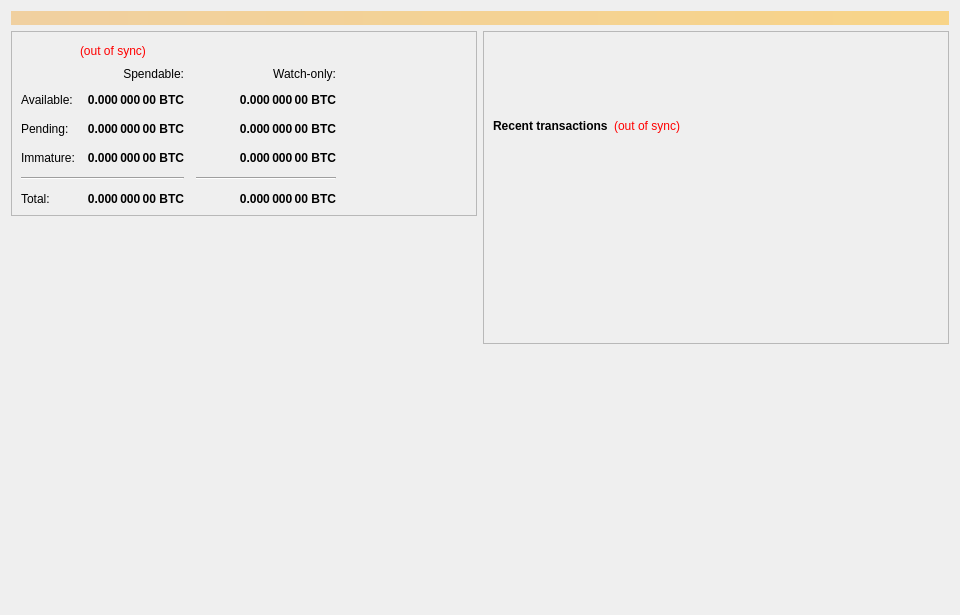
<?xml version="1.0" encoding="UTF-8"?>
<ui version="4.0">
 <class>OverviewPage</class>
 <widget class="QWidget" name="OverviewPage">
  <property name="geometry">
   <rect>
    <x>0</x>
    <y>0</y>
    <width>960</width>
    <height>615</height>
   </rect>
  </property>
  <property name="minimumSize">
   <size>
    <width>960</width>
    <height>0</height>
   </size>
  </property>
  <property name="windowTitle">
   <string>Form</string>
  </property>
  <layout class="QVBoxLayout" name="topLayout">
   <item>
    <widget class="QLabel" name="labelAlerts">
     <property name="visible">
      <bool>false</bool>
     </property>
     <property name="styleSheet">
      <string notr="true">background-color: qlineargradient(x1: 0, y1: 0, x2: 1, y2: 0, stop:0 #F0D0A0, stop:1 #F8D488); color:#000000;</string>
     </property>
     <property name="wordWrap">
      <bool>true</bool>
     </property>
     <property name="margin">
      <number>3</number>
     </property>
    </widget>
   </item>
   <item>
    <layout class="QHBoxLayout" name="horizontalLayout" stretch="1,1">
     <item>
      <layout class="QVBoxLayout" name="verticalLayout_2">
       <item>
        <widget class="QFrame" name="frame">
         <property name="frameShape">
          <enum>QFrame::StyledPanel</enum>
         </property>
         <property name="frameShadow">
          <enum>QFrame::Raised</enum>
         </property>
         <layout class="QVBoxLayout" name="verticalLayout_4">
          <item>
           <layout class="QHBoxLayout" name="horizontalLayout_4">
            <item>
             <widget class="QLabel" name="label_5">
              <property name="enabled">
               <bool>false</bool>
              </property>
              <property name="font">
               <font>
                <weight>75</weight>
                <bold>true</bold>
               </font>
              </property>
              <property name="styleSheet">
               <string notr="true">color: rgba(255, 255, 255, 0);</string>
              </property>
              <property name="text">
               <string>Balances</string>
              </property>
             </widget>
            </item>
            <item>
             <widget class="QLabel" name="labelWalletStatus">
              <property name="cursor">
               <cursorShape>WhatsThisCursor</cursorShape>
              </property>
              <property name="toolTip">
               <string>The displayed information may be out of date. Your wallet automatically synchronizes with the Styleit network after a connection is established, but this process has not completed yet.</string>
              </property>
              <property name="styleSheet">
               <string notr="true">QLabel { color: red; }</string>
              </property>
              <property name="text">
               <string notr="true">(out of sync)</string>
              </property>
              <property name="alignment">
               <set>Qt::AlignLeading|Qt::AlignLeft|Qt::AlignVCenter</set>
              </property>
             </widget>
            </item>
            <item>
             <spacer name="horizontalSpacer_3">
              <property name="orientation">
               <enum>Qt::Horizontal</enum>
              </property>
              <property name="sizeHint" stdset="0">
               <size>
                <width>40</width>
                <height>20</height>
               </size>
              </property>
             </spacer>
            </item>
           </layout>
          </item>
          <item>
           <layout class="QGridLayout" name="gridLayout">
            <property name="spacing">
             <number>12</number>
            </property>
            <item row="2" column="2">
             <widget class="QLabel" name="labelWatchPending">
              <property name="font">
               <font>
                <weight>75</weight>
                <bold>true</bold>
               </font>
              </property>
              <property name="cursor">
               <cursorShape>IBeamCursor</cursorShape>
              </property>
              <property name="toolTip">
               <string>Unconfirmed transactions to watch-only addresses</string>
              </property>
              <property name="text">
               <string notr="true">0.000 000 00 BTC</string>
              </property>
              <property name="alignment">
               <set>Qt::AlignRight|Qt::AlignTrailing|Qt::AlignVCenter</set>
              </property>
              <property name="textInteractionFlags">
               <set>Qt::LinksAccessibleByMouse|Qt::TextSelectableByKeyboard|Qt::TextSelectableByMouse</set>
              </property>
             </widget>
            </item>
            <item row="2" column="1">
             <widget class="QLabel" name="labelUnconfirmed">
              <property name="font">
               <font>
                <weight>75</weight>
                <bold>true</bold>
               </font>
              </property>
              <property name="cursor">
               <cursorShape>IBeamCursor</cursorShape>
              </property>
              <property name="toolTip">
               <string>Total of transactions that have yet to be confirmed, and do not yet count toward the spendable balance</string>
              </property>
              <property name="text">
               <string notr="true">0.000 000 00 BTC</string>
              </property>
              <property name="alignment">
               <set>Qt::AlignRight|Qt::AlignTrailing|Qt::AlignVCenter</set>
              </property>
              <property name="textInteractionFlags">
               <set>Qt::LinksAccessibleByMouse|Qt::TextSelectableByKeyboard|Qt::TextSelectableByMouse</set>
              </property>
             </widget>
            </item>
            <item row="3" column="2">
             <widget class="QLabel" name="labelWatchImmature">
              <property name="font">
               <font>
                <weight>75</weight>
                <bold>true</bold>
               </font>
              </property>
              <property name="cursor">
               <cursorShape>IBeamCursor</cursorShape>
              </property>
              <property name="toolTip">
               <string>Staked or masternode rewards in watch-only addresses that has not yet matured</string>
              </property>
              <property name="text">
               <string notr="true">0.000 000 00 BTC</string>
              </property>
              <property name="alignment">
               <set>Qt::AlignRight|Qt::AlignTrailing|Qt::AlignVCenter</set>
              </property>
              <property name="textInteractionFlags">
               <set>Qt::LinksAccessibleByMouse|Qt::TextSelectableByKeyboard|Qt::TextSelectableByMouse</set>
              </property>
             </widget>
            </item>
            <item row="4" column="0" colspan="2">
             <widget class="Line" name="lineSpendableBalance">
              <property name="orientation">
               <enum>Qt::Horizontal</enum>
              </property>
             </widget>
            </item>
            <item row="4" column="2">
             <widget class="Line" name="lineWatchBalance">
              <property name="sizePolicy">
               <sizepolicy hsizetype="Preferred" vsizetype="Fixed">
                <horstretch>0</horstretch>
                <verstretch>0</verstretch>
               </sizepolicy>
              </property>
              <property name="minimumSize">
               <size>
                <width>140</width>
                <height>0</height>
               </size>
              </property>
              <property name="orientation">
               <enum>Qt::Horizontal</enum>
              </property>
             </widget>
            </item>
            <item row="5" column="0">
             <widget class="QLabel" name="labelTotalText">
              <property name="text">
               <string>Total:</string>
              </property>
             </widget>
            </item>
            <item row="3" column="1">
             <widget class="QLabel" name="labelImmature">
              <property name="font">
               <font>
                <weight>75</weight>
                <bold>true</bold>
               </font>
              </property>
              <property name="cursor">
               <cursorShape>IBeamCursor</cursorShape>
              </property>
              <property name="toolTip">
               <string>Staked or masternode rewards that has not yet matured</string>
              </property>
              <property name="text">
               <string notr="true">0.000 000 00 BTC</string>
              </property>
              <property name="alignment">
               <set>Qt::AlignRight|Qt::AlignTrailing|Qt::AlignVCenter</set>
              </property>
              <property name="textInteractionFlags">
               <set>Qt::LinksAccessibleByMouse|Qt::TextSelectableByKeyboard|Qt::TextSelectableByMouse</set>
              </property>
             </widget>
            </item>
            <item row="2" column="3">
             <spacer name="horizontalSpacer_2">
              <property name="orientation">
               <enum>Qt::Horizontal</enum>
              </property>
              <property name="sizeHint" stdset="0">
               <size>
                <width>40</width>
                <height>20</height>
               </size>
              </property>
             </spacer>
            </item>
            <item row="3" column="0">
             <widget class="QLabel" name="labelImmatureText">
              <property name="text">
               <string>Immature:</string>
              </property>
             </widget>
            </item>
            <item row="5" column="1">
             <widget class="QLabel" name="labelTotal">
              <property name="font">
               <font>
                <weight>75</weight>
                <bold>true</bold>
               </font>
              </property>
              <property name="cursor">
               <cursorShape>IBeamCursor</cursorShape>
              </property>
              <property name="toolTip">
               <string>Your current total balance</string>
              </property>
              <property name="text">
               <string notr="true">0.000 000 00 BTC</string>
              </property>
              <property name="alignment">
               <set>Qt::AlignRight|Qt::AlignTrailing|Qt::AlignVCenter</set>
              </property>
              <property name="textInteractionFlags">
               <set>Qt::LinksAccessibleByMouse|Qt::TextSelectableByKeyboard|Qt::TextSelectableByMouse</set>
              </property>
             </widget>
            </item>
            <item row="5" column="2">
             <widget class="QLabel" name="labelWatchTotal">
              <property name="font">
               <font>
                <weight>75</weight>
                <bold>true</bold>
               </font>
              </property>
              <property name="cursor">
               <cursorShape>IBeamCursor</cursorShape>
              </property>
              <property name="toolTip">
               <string>Current total balance in watch-only addresses</string>
              </property>
              <property name="text">
               <string notr="true">0.000 000 00 BTC</string>
              </property>
              <property name="alignment">
               <set>Qt::AlignRight|Qt::AlignTrailing|Qt::AlignVCenter</set>
              </property>
              <property name="textInteractionFlags">
               <set>Qt::LinksAccessibleByMouse|Qt::TextSelectableByKeyboard|Qt::TextSelectableByMouse</set>
              </property>
             </widget>
            </item>
            <item row="0" column="2">
             <widget class="QLabel" name="labelWatchonly">
              <property name="text">
               <string>Watch-only:</string>
              </property>
              <property name="alignment">
               <set>Qt::AlignRight|Qt::AlignTrailing|Qt::AlignVCenter</set>
              </property>
             </widget>
            </item>
            <item row="1" column="0">
             <widget class="QLabel" name="labelBalanceText">
              <property name="text">
               <string>Available:</string>
              </property>
             </widget>
            </item>
            <item row="1" column="1">
             <widget class="QLabel" name="labelBalance">
              <property name="font">
               <font>
                <weight>75</weight>
                <bold>true</bold>
               </font>
              </property>
              <property name="cursor">
               <cursorShape>IBeamCursor</cursorShape>
              </property>
              <property name="toolTip">
               <string>Your current spendable balance</string>
              </property>
              <property name="text">
               <string notr="true">0.000 000 00 BTC</string>
              </property>
              <property name="alignment">
               <set>Qt::AlignRight|Qt::AlignTrailing|Qt::AlignVCenter</set>
              </property>
              <property name="textInteractionFlags">
               <set>Qt::LinksAccessibleByMouse|Qt::TextSelectableByKeyboard|Qt::TextSelectableByMouse</set>
              </property>
             </widget>
            </item>
            <item row="1" column="2">
             <widget class="QLabel" name="labelWatchAvailable">
              <property name="font">
               <font>
                <weight>75</weight>
                <bold>true</bold>
               </font>
              </property>
              <property name="cursor">
               <cursorShape>IBeamCursor</cursorShape>
              </property>
              <property name="toolTip">
               <string>Your current balance in watch-only addresses</string>
              </property>
              <property name="text">
               <string notr="true">0.000 000 00 BTC</string>
              </property>
              <property name="alignment">
               <set>Qt::AlignRight|Qt::AlignTrailing|Qt::AlignVCenter</set>
              </property>
              <property name="textInteractionFlags">
               <set>Qt::LinksAccessibleByMouse|Qt::TextSelectableByKeyboard|Qt::TextSelectableByMouse</set>
              </property>
             </widget>
            </item>
            <item row="2" column="0">
             <widget class="QLabel" name="labelPendingText">
              <property name="text">
               <string>Pending:</string>
              </property>
             </widget>
            </item>
            <item row="0" column="1">
             <widget class="QLabel" name="labelSpendable">
              <property name="text">
               <string>Spendable:</string>
              </property>
              <property name="alignment">
               <set>Qt::AlignRight|Qt::AlignTrailing|Qt::AlignVCenter</set>
              </property>
             </widget>
            </item>
           </layout>
          </item>
         </layout>
        </widget>
       </item>
       <item>
        <widget class="QFrame" name="frameObfuscation">
         <property name="enabled">
          <bool>false</bool>
         </property>
         <property name="visible">
          <bool>false</bool>
         </property>
         <property name="layoutDirection">
          <enum>Qt::LeftToRight</enum>
         </property>
         <property name="frameShape">
          <enum>QFrame::StyledPanel</enum>
         </property>
         <property name="frameShadow">
          <enum>QFrame::Raised</enum>
         </property>
         <widget class="QWidget" name="formLayoutWidget">
          <property name="geometry">
           <rect>
            <x>10</x>
            <y>40</y>
            <width>451</width>
            <height>161</height>
           </rect>
          </property>
          <layout class="QFormLayout" name="formLayout">
           <property name="fieldGrowthPolicy">
            <enum>QFormLayout::AllNonFixedFieldsGrow</enum>
           </property>
           <property name="horizontalSpacing">
            <number>11</number>
           </property>
           <property name="verticalSpacing">
            <number>12</number>
           </property>
           <item row="0" column="0">
            <widget class="QLabel" name="label_6">
             <property name="text">
              <string>Status:</string>
             </property>
            </widget>
           </item>
           <item row="1" column="0">
            <widget class="QLabel" name="label_7">
             <property name="text">
              <string>Completion:</string>
             </property>
            </widget>
           </item>
           <item row="1" column="1">
            <widget class="QProgressBar" name="obfuscationProgress">
             <property name="maximumSize">
              <size>
               <width>154</width>
               <height>16777215</height>
              </size>
             </property>
             <property name="value">
              <number>0</number>
             </property>
            </widget>
           </item>
           <item row="2" column="0">
            <widget class="QLabel" name="labelAnonymizedText">
             <property name="text">
              <string>Obfuscation Balance:</string>
             </property>
            </widget>
           </item>
           <item row="2" column="1">
            <widget class="QLabel" name="labelAnonymized">
             <property name="font">
              <font>
               <weight>75</weight>
               <bold>true</bold>
              </font>
             </property>
             <property name="text">
              <string notr="true">0 STYL</string>
             </property>
            </widget>
           </item>
           <item row="3" column="0">
            <widget class="QLabel" name="label_8">
             <property name="text">
              <string>Amount and Rounds:</string>
             </property>
            </widget>
           </item>
           <item row="3" column="1">
            <widget class="QLabel" name="labelAmountRounds">
             <property name="text">
              <string>0 STYL / 0 Rounds</string>
             </property>
            </widget>
           </item>
           <item row="4" column="0">
            <widget class="QLabel" name="label_9">
             <property name="text">
              <string>Submitted Denom:</string>
             </property>
            </widget>
           </item>
           <item row="4" column="1">
            <widget class="QLabel" name="labelSubmittedDenom">
             <property name="toolTip">
              <string>The denominations you submitted to the Masternode.&lt;br&gt;To mix, other users must submit the exact same denominations.</string>
             </property>
             <property name="text">
              <string>n/a</string>
             </property>
            </widget>
           </item>
           <item row="0" column="1">
            <widget class="QLabel" name="obfuscationEnabled">
             <property name="text">
              <string>Enabled/Disabled</string>
             </property>
            </widget>
           </item>
          </layout>
         </widget>
         <widget class="QPushButton" name="runAutoDenom">
          <property name="geometry">
           <rect>
            <x>251</x>
            <y>17</y>
            <width>1</width>
            <height>1</height>
           </rect>
          </property>
          <property name="palette">
           <palette>
            <active>
             <colorrole role="WindowText">
              <brush brushstyle="SolidPattern">
               <color alpha="255">
                <red>0</red>
                <green>0</green>
                <blue>0</blue>
               </color>
              </brush>
             </colorrole>
             <colorrole role="Button">
              <brush brushstyle="SolidPattern">
               <color alpha="255">
                <red>239</red>
                <green>238</green>
                <blue>238</blue>
               </color>
              </brush>
             </colorrole>
             <colorrole role="Light">
              <brush brushstyle="SolidPattern">
               <color alpha="255">
                <red>255</red>
                <green>255</green>
                <blue>255</blue>
               </color>
              </brush>
             </colorrole>
             <colorrole role="Midlight">
              <brush brushstyle="SolidPattern">
               <color alpha="255">
                <red>247</red>
                <green>246</green>
                <blue>246</blue>
               </color>
              </brush>
             </colorrole>
             <colorrole role="Dark">
              <brush brushstyle="SolidPattern">
               <color alpha="255">
                <red>119</red>
                <green>119</green>
                <blue>119</blue>
               </color>
              </brush>
             </colorrole>
             <colorrole role="Mid">
              <brush brushstyle="SolidPattern">
               <color alpha="255">
                <red>159</red>
                <green>159</green>
                <blue>159</blue>
               </color>
              </brush>
             </colorrole>
             <colorrole role="Text">
              <brush brushstyle="SolidPattern">
               <color alpha="255">
                <red>0</red>
                <green>0</green>
                <blue>0</blue>
               </color>
              </brush>
             </colorrole>
             <colorrole role="BrightText">
              <brush brushstyle="SolidPattern">
               <color alpha="255">
                <red>255</red>
                <green>255</green>
                <blue>255</blue>
               </color>
              </brush>
             </colorrole>
             <colorrole role="ButtonText">
              <brush brushstyle="SolidPattern">
               <color alpha="255">
                <red>0</red>
                <green>0</green>
                <blue>0</blue>
               </color>
              </brush>
             </colorrole>
             <colorrole role="Base">
              <brush brushstyle="SolidPattern">
               <color alpha="255">
                <red>255</red>
                <green>255</green>
                <blue>255</blue>
               </color>
              </brush>
             </colorrole>
             <colorrole role="Window">
              <brush brushstyle="SolidPattern">
               <color alpha="255">
                <red>239</red>
                <green>238</green>
                <blue>238</blue>
               </color>
              </brush>
             </colorrole>
             <colorrole role="Shadow">
              <brush brushstyle="SolidPattern">
               <color alpha="255">
                <red>0</red>
                <green>0</green>
                <blue>0</blue>
               </color>
              </brush>
             </colorrole>
             <colorrole role="AlternateBase">
              <brush brushstyle="SolidPattern">
               <color alpha="255">
                <red>247</red>
                <green>246</green>
                <blue>246</blue>
               </color>
              </brush>
             </colorrole>
             <colorrole role="ToolTipBase">
              <brush brushstyle="SolidPattern">
               <color alpha="255">
                <red>255</red>
                <green>255</green>
                <blue>220</blue>
               </color>
              </brush>
             </colorrole>
             <colorrole role="ToolTipText">
              <brush brushstyle="SolidPattern">
               <color alpha="255">
                <red>0</red>
                <green>0</green>
                <blue>0</blue>
               </color>
              </brush>
             </colorrole>
            </active>
            <inactive>
             <colorrole role="WindowText">
              <brush brushstyle="SolidPattern">
               <color alpha="255">
                <red>0</red>
                <green>0</green>
                <blue>0</blue>
               </color>
              </brush>
             </colorrole>
             <colorrole role="Button">
              <brush brushstyle="SolidPattern">
               <color alpha="255">
                <red>239</red>
                <green>238</green>
                <blue>238</blue>
               </color>
              </brush>
             </colorrole>
             <colorrole role="Light">
              <brush brushstyle="SolidPattern">
               <color alpha="255">
                <red>255</red>
                <green>255</green>
                <blue>255</blue>
               </color>
              </brush>
             </colorrole>
             <colorrole role="Midlight">
              <brush brushstyle="SolidPattern">
               <color alpha="255">
                <red>247</red>
                <green>246</green>
                <blue>246</blue>
               </color>
              </brush>
             </colorrole>
             <colorrole role="Dark">
              <brush brushstyle="SolidPattern">
               <color alpha="255">
                <red>119</red>
                <green>119</green>
                <blue>119</blue>
               </color>
              </brush>
             </colorrole>
             <colorrole role="Mid">
              <brush brushstyle="SolidPattern">
               <color alpha="255">
                <red>159</red>
                <green>159</green>
                <blue>159</blue>
               </color>
              </brush>
             </colorrole>
             <colorrole role="Text">
              <brush brushstyle="SolidPattern">
               <color alpha="255">
                <red>0</red>
                <green>0</green>
                <blue>0</blue>
               </color>
              </brush>
             </colorrole>
             <colorrole role="BrightText">
              <brush brushstyle="SolidPattern">
               <color alpha="255">
                <red>255</red>
                <green>255</green>
                <blue>255</blue>
               </color>
              </brush>
             </colorrole>
             <colorrole role="ButtonText">
              <brush brushstyle="SolidPattern">
               <color alpha="255">
                <red>0</red>
                <green>0</green>
                <blue>0</blue>
               </color>
              </brush>
             </colorrole>
             <colorrole role="Base">
              <brush brushstyle="SolidPattern">
               <color alpha="255">
                <red>255</red>
                <green>255</green>
                <blue>255</blue>
               </color>
              </brush>
             </colorrole>
             <colorrole role="Window">
              <brush brushstyle="SolidPattern">
               <color alpha="255">
                <red>239</red>
                <green>238</green>
                <blue>238</blue>
               </color>
              </brush>
             </colorrole>
             <colorrole role="Shadow">
              <brush brushstyle="SolidPattern">
               <color alpha="255">
                <red>0</red>
                <green>0</green>
                <blue>0</blue>
               </color>
              </brush>
             </colorrole>
             <colorrole role="AlternateBase">
              <brush brushstyle="SolidPattern">
               <color alpha="255">
                <red>247</red>
                <green>246</green>
                <blue>246</blue>
               </color>
              </brush>
             </colorrole>
             <colorrole role="ToolTipBase">
              <brush brushstyle="SolidPattern">
               <color alpha="255">
                <red>255</red>
                <green>255</green>
                <blue>220</blue>
               </color>
              </brush>
             </colorrole>
             <colorrole role="ToolTipText">
              <brush brushstyle="SolidPattern">
               <color alpha="255">
                <red>0</red>
                <green>0</green>
                <blue>0</blue>
               </color>
              </brush>
             </colorrole>
            </inactive>
            <disabled>
             <colorrole role="WindowText">
              <brush brushstyle="SolidPattern">
               <color alpha="255">
                <red>119</red>
                <green>119</green>
                <blue>119</blue>
               </color>
              </brush>
             </colorrole>
             <colorrole role="Button">
              <brush brushstyle="SolidPattern">
               <color alpha="255">
                <red>239</red>
                <green>238</green>
                <blue>238</blue>
               </color>
              </brush>
             </colorrole>
             <colorrole role="Light">
              <brush brushstyle="SolidPattern">
               <color alpha="255">
                <red>255</red>
                <green>255</green>
                <blue>255</blue>
               </color>
              </brush>
             </colorrole>
             <colorrole role="Midlight">
              <brush brushstyle="SolidPattern">
               <color alpha="255">
                <red>247</red>
                <green>246</green>
                <blue>246</blue>
               </color>
              </brush>
             </colorrole>
             <colorrole role="Dark">
              <brush brushstyle="SolidPattern">
               <color alpha="255">
                <red>119</red>
                <green>119</green>
                <blue>119</blue>
               </color>
              </brush>
             </colorrole>
             <colorrole role="Mid">
              <brush brushstyle="SolidPattern">
               <color alpha="255">
                <red>159</red>
                <green>159</green>
                <blue>159</blue>
               </color>
              </brush>
             </colorrole>
             <colorrole role="Text">
              <brush brushstyle="SolidPattern">
               <color alpha="255">
                <red>119</red>
                <green>119</green>
                <blue>119</blue>
               </color>
              </brush>
             </colorrole>
             <colorrole role="BrightText">
              <brush brushstyle="SolidPattern">
               <color alpha="255">
                <red>255</red>
                <green>255</green>
                <blue>255</blue>
               </color>
              </brush>
             </colorrole>
             <colorrole role="ButtonText">
              <brush brushstyle="SolidPattern">
               <color alpha="255">
                <red>119</red>
                <green>119</green>
                <blue>119</blue>
               </color>
              </brush>
             </colorrole>
             <colorrole role="Base">
              <brush brushstyle="SolidPattern">
               <color alpha="255">
                <red>239</red>
                <green>238</green>
                <blue>238</blue>
               </color>
              </brush>
             </colorrole>
             <colorrole role="Window">
              <brush brushstyle="SolidPattern">
               <color alpha="255">
                <red>239</red>
                <green>238</green>
                <blue>238</blue>
               </color>
              </brush>
             </colorrole>
             <colorrole role="Shadow">
              <brush brushstyle="SolidPattern">
               <color alpha="255">
                <red>0</red>
                <green>0</green>
                <blue>0</blue>
               </color>
              </brush>
             </colorrole>
             <colorrole role="AlternateBase">
              <brush brushstyle="SolidPattern">
               <color alpha="255">
                <red>239</red>
                <green>238</green>
                <blue>238</blue>
               </color>
              </brush>
             </colorrole>
             <colorrole role="ToolTipBase">
              <brush brushstyle="SolidPattern">
               <color alpha="255">
                <red>255</red>
                <green>255</green>
                <blue>220</blue>
               </color>
              </brush>
             </colorrole>
             <colorrole role="ToolTipText">
              <brush brushstyle="SolidPattern">
               <color alpha="255">
                <red>0</red>
                <green>0</green>
                <blue>0</blue>
               </color>
              </brush>
             </colorrole>
            </disabled>
           </palette>
          </property>
          <property name="focusPolicy">
           <enum>Qt::NoFocus</enum>
          </property>
          <property name="autoFillBackground">
           <bool>true</bool>
          </property>
          <property name="text">
           <string/>
          </property>
          <property name="flat">
           <bool>true</bool>
          </property>
         </widget>
         <widget class="QPushButton" name="toggleObfuscation">
          <property name="geometry">
           <rect>
            <x>120</x>
            <y>250</y>
            <width>221</width>
            <height>56</height>
           </rect>
          </property>
          <property name="sizePolicy">
           <sizepolicy hsizetype="MinimumExpanding" vsizetype="Fixed">
            <horstretch>0</horstretch>
            <verstretch>0</verstretch>
           </sizepolicy>
          </property>
          <property name="text">
           <string>Start/Stop Mixing</string>
          </property>
         </widget>
         <widget class="Line" name="lineLastMessage">
          <property name="geometry">
           <rect>
            <x>10</x>
            <y>200</y>
            <width>441</width>
            <height>16</height>
           </rect>
          </property>
          <property name="orientation">
           <enum>Qt::Horizontal</enum>
          </property>
         </widget>
         <widget class="QLabel" name="obfuscationStatus">
          <property name="geometry">
           <rect>
            <x>10</x>
            <y>220</y>
            <width>451</width>
            <height>61</height>
           </rect>
          </property>
          <property name="minimumSize">
           <size>
            <width>288</width>
            <height>43</height>
           </size>
          </property>
          <property name="text">
           <string>(Last Message)</string>
          </property>
          <property name="alignment">
           <set>Qt::AlignLeading|Qt::AlignLeft|Qt::AlignTop</set>
          </property>
          <property name="wordWrap">
           <bool>true</bool>
          </property>
         </widget>
         <widget class="QPushButton" name="obfuscationAuto">
          <property name="geometry">
           <rect>
            <x>10</x>
            <y>310</y>
            <width>221</width>
            <height>28</height>
           </rect>
          </property>
          <property name="sizePolicy">
           <sizepolicy hsizetype="MinimumExpanding" vsizetype="Fixed">
            <horstretch>0</horstretch>
            <verstretch>0</verstretch>
           </sizepolicy>
          </property>
          <property name="toolTip">
           <string>Try to manually submit a Obfuscation request.</string>
          </property>
          <property name="text">
           <string>Try Mix</string>
          </property>
         </widget>
         <widget class="QPushButton" name="obfuscationReset">
          <property name="geometry">
           <rect>
            <x>230</x>
            <y>310</y>
            <width>221</width>
            <height>28</height>
           </rect>
          </property>
          <property name="sizePolicy">
           <sizepolicy hsizetype="MinimumExpanding" vsizetype="Fixed">
            <horstretch>0</horstretch>
            <verstretch>0</verstretch>
           </sizepolicy>
          </property>
          <property name="toolTip">
           <string>Reset the current status of Obfuscation (can interrupt Obfuscation if it's in the process of Mixing, which can cost you money!)</string>
          </property>
          <property name="autoFillBackground">
           <bool>false</bool>
          </property>
          <property name="text">
           <string>Reset</string>
          </property>
         </widget>
         <widget class="QWidget" name="layoutWidget">
          <property name="geometry">
           <rect>
            <x>10</x>
            <y>10</y>
            <width>431</width>
            <height>22</height>
           </rect>
          </property>
          <layout class="QHBoxLayout" name="horizontalLayout_5">
           <item>
            <widget class="QLabel" name="label_2">
             <property name="font">
              <font>
               <weight>75</weight>
               <bold>true</bold>
              </font>
             </property>
             <property name="text">
              <string>Obfuscation</string>
             </property>
            </widget>
           </item>
           <item>
            <widget class="QLabel" name="labelObfuscationSyncStatus">
             <property name="toolTip">
              <string>The displayed information may be out of date. Your wallet automatically synchronizes with the Styleit network after a connection is established, but this process has not completed yet.</string>
             </property>
             <property name="styleSheet">
              <string notr="true">QLabel { color: red; }</string>
             </property>
             <property name="text">
              <string notr="true">(out of sync)</string>
             </property>
             <property name="alignment">
              <set>Qt::AlignLeading|Qt::AlignLeft|Qt::AlignVCenter</set>
             </property>
            </widget>
           </item>
           <item>
            <spacer name="horizontalSpacer_4">
             <property name="orientation">
              <enum>Qt::Horizontal</enum>
             </property>
             <property name="sizeHint" stdset="0">
              <size>
               <width>40</width>
               <height>20</height>
              </size>
             </property>
            </spacer>
           </item>
          </layout>
         </widget>
        </widget>
       </item>
       <item>
        <spacer name="verticalSpacer">
         <property name="orientation">
          <enum>Qt::Vertical</enum>
         </property>
         <property name="sizeHint" stdset="0">
          <size>
           <width>20</width>
           <height>40</height>
          </size>
         </property>
        </spacer>
       </item>
      </layout>
     </item>
     <item>
      <layout class="QVBoxLayout" name="verticalLayout_3">
       <item>
        <widget class="QFrame" name="frame_2">
         <property name="frameShape">
          <enum>QFrame::StyledPanel</enum>
         </property>
         <property name="frameShadow">
          <enum>QFrame::Raised</enum>
         </property>
         <layout class="QVBoxLayout" name="verticalLayout">
          <item>
           <spacer name="verticalSpacer_3">
            <property name="orientation">
             <enum>Qt::Vertical</enum>
            </property>
            <property name="sizeType">
             <enum>QSizePolicy::Fixed</enum>
            </property>
            <property name="sizeHint" stdset="0">
             <size>
              <width>20</width>
              <height>75</height>
             </size>
            </property>
           </spacer>
          </item>
          <item>
           <layout class="QHBoxLayout" name="horizontalLayout_2">
            <item>
             <widget class="QLabel" name="label_4">
              <property name="font">
               <font>
                <weight>75</weight>
                <bold>true</bold>
               </font>
              </property>
              <property name="text">
               <string>Recent transactions</string>
              </property>
             </widget>
            </item>
            <item>
             <widget class="QLabel" name="labelTransactionsStatus">
              <property name="cursor">
               <cursorShape>WhatsThisCursor</cursorShape>
              </property>
              <property name="toolTip">
               <string>The displayed information may be out of date. Your wallet automatically synchronizes with the Styleit network after a connection is established, but this process has not completed yet.</string>
              </property>
              <property name="styleSheet">
               <string notr="true">QLabel { color: red; }</string>
              </property>
              <property name="text">
               <string notr="true">(out of sync)</string>
              </property>
              <property name="alignment">
               <set>Qt::AlignRight|Qt::AlignTrailing|Qt::AlignVCenter</set>
              </property>
             </widget>
            </item>
            <item>
             <spacer name="horizontalSpacer">
              <property name="orientation">
               <enum>Qt::Horizontal</enum>
              </property>
              <property name="sizeHint" stdset="0">
               <size>
                <width>40</width>
                <height>20</height>
               </size>
              </property>
             </spacer>
            </item>
           </layout>
          </item>
          <item>
           <widget class="QListView" name="listTransactions">
            <property name="styleSheet">
             <string notr="true">QListView { background: transparent; }</string>
            </property>
            <property name="frameShape">
             <enum>QFrame::NoFrame</enum>
            </property>
            <property name="verticalScrollBarPolicy">
             <enum>Qt::ScrollBarAlwaysOff</enum>
            </property>
            <property name="horizontalScrollBarPolicy">
             <enum>Qt::ScrollBarAlwaysOff</enum>
            </property>
            <property name="selectionMode">
             <enum>QAbstractItemView::NoSelection</enum>
            </property>
           </widget>
          </item>
         </layout>
        </widget>
       </item>
       <item>
        <spacer name="verticalSpacer_2">
         <property name="orientation">
          <enum>Qt::Vertical</enum>
         </property>
         <property name="sizeType">
          <enum>QSizePolicy::Expanding</enum>
         </property>
         <property name="sizeHint" stdset="0">
          <size>
           <width>20</width>
           <height>40</height>
          </size>
         </property>
        </spacer>
       </item>
      </layout>
     </item>
    </layout>
   </item>
  </layout>
 </widget>
 <resources/>
 <connections/>
</ui>
